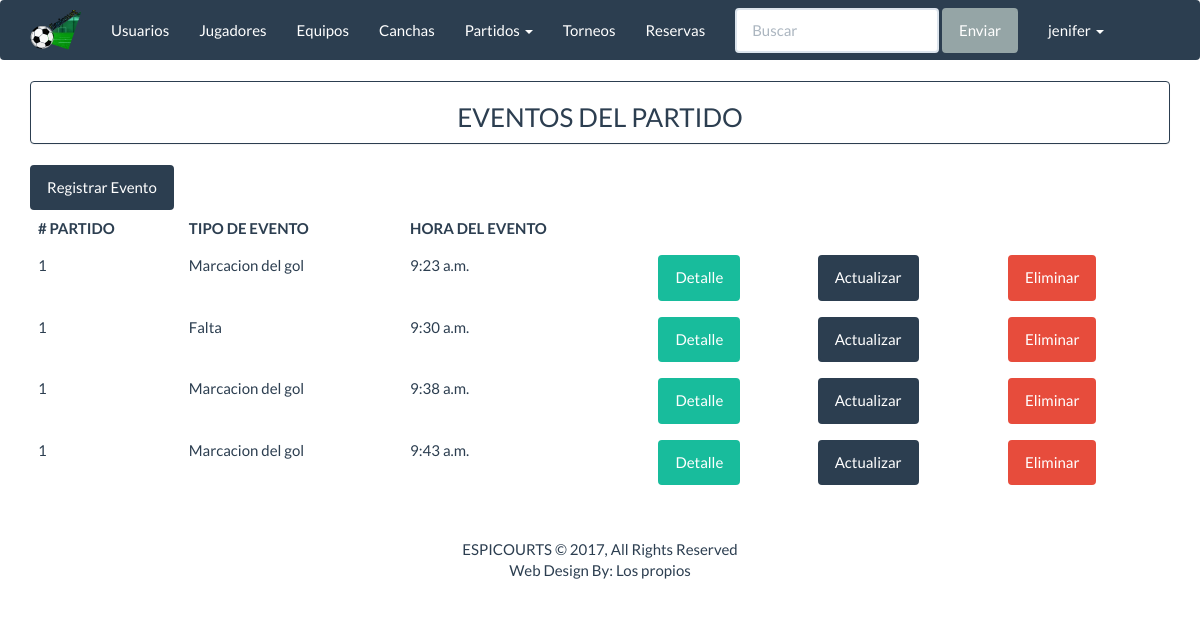
/espicourts/eventos_listar (signed in), run on the app's committed database.
### apps/inicio/models.py (models this page shows, shortened)
class EventoPartido(models.Model):
    partido=models.ForeignKey(Partido)
    eventos=((1,'Marcacion del gol'),(2,'Falta'),(3,'Tarjeta amarilla'),
             (4,'Tarjeta azul'),(5,'Tarjeta roja'),(6,'Cambio de jugador'))
    tipo_evento=models.SmallIntegerField(choices=eventos)
    hora_evento=models.TimeField()
    jugador=models.ForeignKey(User)
    class Meta:
        db_table='eventos_partido'

class Partido(models.Model):
    fecha_partido=models.DateField()
    hora_inicio=models.TimeField()
    hora_fin = models.TimeField(null=True,blank=True)
    tipos=((1,'Amistoso'),)
    tipo_partido=models.SmallIntegerField(choices=tipos)
    resultado=models.CharField('Resultado',max_length=30,null=True,blank=True)
    estados = ((1, 'No iniciado'), (2, 'En proceso'), (3, 'Finalizado'))
    estado_partido = models.SmallIntegerField(choices=estados)
    cancha=models.ForeignKey(Cancha)
    local=models.ForeignKey(Equipo,related_name='equipo_1',null=True)
    visitante=models.ForeignKey(Equipo,related_name='equipo_2',null=True)
    class Meta:
        db_table='partido'

### apps/inicio/views.py (the view)
class ListarEvento(ListView):
    model = EventoPartido
    template_name = "eventos_partido/evento_listar.html"
    context_object_name = "eventos"

### templates/eventos_partido/evento_listar.html (shortened to what this page needs)
{% extends 'base/base.html' %}
{% block  content%}
<div class="panel panel-primary" align="center">
    <h3>EVENTOS DEL PARTIDO</h3>
</div>
<a class="btn btn-primary " href="{% url 'espicourts:eventos_crear' %}" >Registrar Evento</a>
<div class="table-responsive">
    <table class="table table-hover">
        <thead>
            <tr>
                <th># PARTIDO</th>
                <th>TIPO DE EVENTO</th>
                <th>HORA DEL EVENTO</th>
            </tr>
        </thead>
        <tbody>
            {% for c in eventos%}
            <tr>
                <td>{{ c.partido.id }}</td>
                <td>{{ c.get_tipo_evento_display}}</td>
                <td>{{ c.hora_evento}}</td>
                <td>
                     <a href="{% url 'espicourts:evento_detalle' c.id %}" button class="btn btn-success"> Detalle</a>
                </td>
                <td>
                     <a href="{% url 'espicourts:eventos_actualizar' c.id %}" button class="btn btn-primary"> Actualizar</a>
                </td>
                <td>
                     <a href="{% url 'espicourts:eventos_eliminar' c.id %}" button class="btn btn-danger"> Eliminar</a>
                </td>
            </tr>
            {% endfor %}
        </tbody>
    </table>
</div>
{% endblock%}

### templates/base/base.html (shortened to what this page needs)
{% load staticfiles %}
<!DOCTYPE html>
<html lang="en">
<head>
    <link rel="stylesheet" href="{% static 'css/bootstrap.min.css' %} ">
</head>
<body>
{% block navbar %}
<nav class="navbar navbar-default" role="navigation">
    <div class="container">
        <div class="navbar-header">
            <a href="{% url 'espicourts:index' %}" class="navbar-brand">
                <img src="../../static/images/espicourts-logo-mini.png" style="margin-top:-10px;"></a>
        </div>
        <ul class="nav navbar-nav navbar-static-top">
            <li><a href="{%  url 'espicourts:usuarios_listar' %}">Usuarios</a></li>
            <li><a href="{%  url 'espicourts:jugadores_listar' %}">Jugadores</a></li>
            <li><a href="{% url 'espicourts:equipos_listar' %}">Equipos</a></li>
            <li><a href="{% url 'espicourts:canchas_listar' %}">Canchas</a></li>
            <li class="dropdown">
                <a href="#" class="dropdown-toggle" data-toggle="dropdown">
                Partidos <b class="caret"></b>
                </a>
            </li>
            <li><a href="{% url 'espicourts:torneos_listar' %}">Torneos</a></li>
            <li><a href="{% url 'espicourts:reservas_listar' %}">Reservas</a></li>
            <form class="navbar-form navbar-left" role="search">
                <div class="form-group">
                    <input type="text" class="form-control" placeholder="Buscar">
                </div>
                <button type="submit" class="btn btn-default">Enviar</button>
            </form>
            <li class="dropdown">
                <a href="#" class="dropdown-toggle" data-toggle="dropdown">
                    {{ user.get_username }} <b class="caret"></b>
                </a>
             </li>
        </ul>
    </div>
</nav>
<div class="container">
{% endblock %}
    {% block content %}
    {% endblock %}
    {% block footer %}
    <footer class="container-fluid text-center bg-lightgray">
        <div class="copyrights" style="margin-top:25px;">
            <p>ESPICOURTS © 2017, All Rights Reserved
                <br>
                <span>Web Design By: Los propios</span></p>
        </div>
    </footer>
    {% endblock %}
</div>
</body>
</html>

### data on the page
EventoPartido: partido.id "1", tipo_evento "Marcacion del gol", hora_evento "9:23 a.m."
EventoPartido: partido.id "1", tipo_evento "Falta", hora_evento "9:30 a.m."
EventoPartido: partido.id "1", tipo_evento "Marcacion del gol", hora_evento "9:38 a.m."
EventoPartido: partido.id "1", tipo_evento "Marcacion del gol", hora_evento "9:43 a.m."

### other printed values
{{ user.get_username }} "jenifer"
